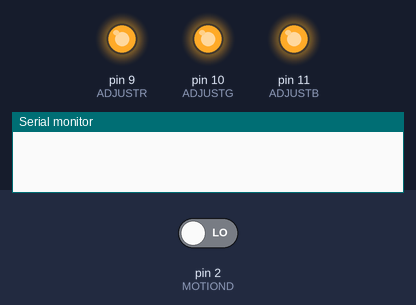
A sketch run on a simulated Arduino Uno, built with avr-gcc and run on an emulated ATmega328P. Shown: output pins drawn as LEDs (lit = HIGH), the last lines printed to the serial monitor. Inputs (shaded band) come from the test bench; at power-on: pin 2 (MOTIOND) LOW.

Above: at 1.2 s.
1.3 s: pin 2 (MOTIOND) driven HIGH
At 1.8 s:
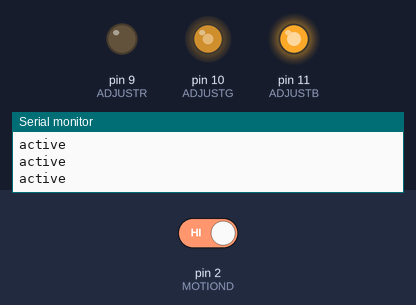
2.8 s: pin 2 (MOTIOND) driven LOW
At 3.1 s:
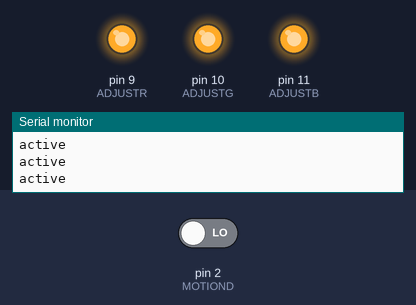
Timing chart, 0 to 5.8 s (numbered marks = the images above; inputs shaded):
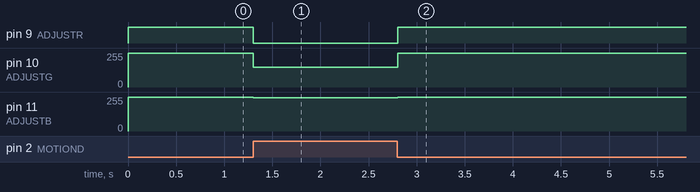

The sketch:

hallway_light_system.ino
```cpp
const int MOTIOND = 2;
const int ADJUSTR = 9;
const int ADJUSTG = 10;
const int ADJUSTB = 11;


void setup() {
  pinMode(MOTIOND, INPUT);
  pinMode(ADJUSTR, OUTPUT);
  pinMode(ADJUSTG, OUTPUT);
  pinMode(ADJUSTB, OUTPUT);
  Serial.begin(9600);
}

void loop() {
  if (digitalRead(MOTIOND) == HIGH) {
    analogWrite(ADJUSTR, 0);
    analogWrite(ADJUSTG, 150);
    analogWrite(ADJUSTB, 250);
    Serial.println("active");
  }
  else {
    analogWrite(ADJUSTR, 255);
    analogWrite(ADJUSTG, 255);
    analogWrite(ADJUSTB, 255);
  }
}
```

Measured:
- after the input at 1.3 s, pin 9 (ADJUSTR): HIGH → LOW at once; pin 10 (ADJUSTG): 255/255 → 150/255 at once; pin 11 (ADJUSTB): 255/255 → 250/255 at once
- after the input at 2.8 s, pin 9 (ADJUSTR): LOW → HIGH at once; pin 10 (ADJUSTG): 150/255 → 255/255 at once; pin 11 (ADJUSTB): 250/255 → 255/255 at once
